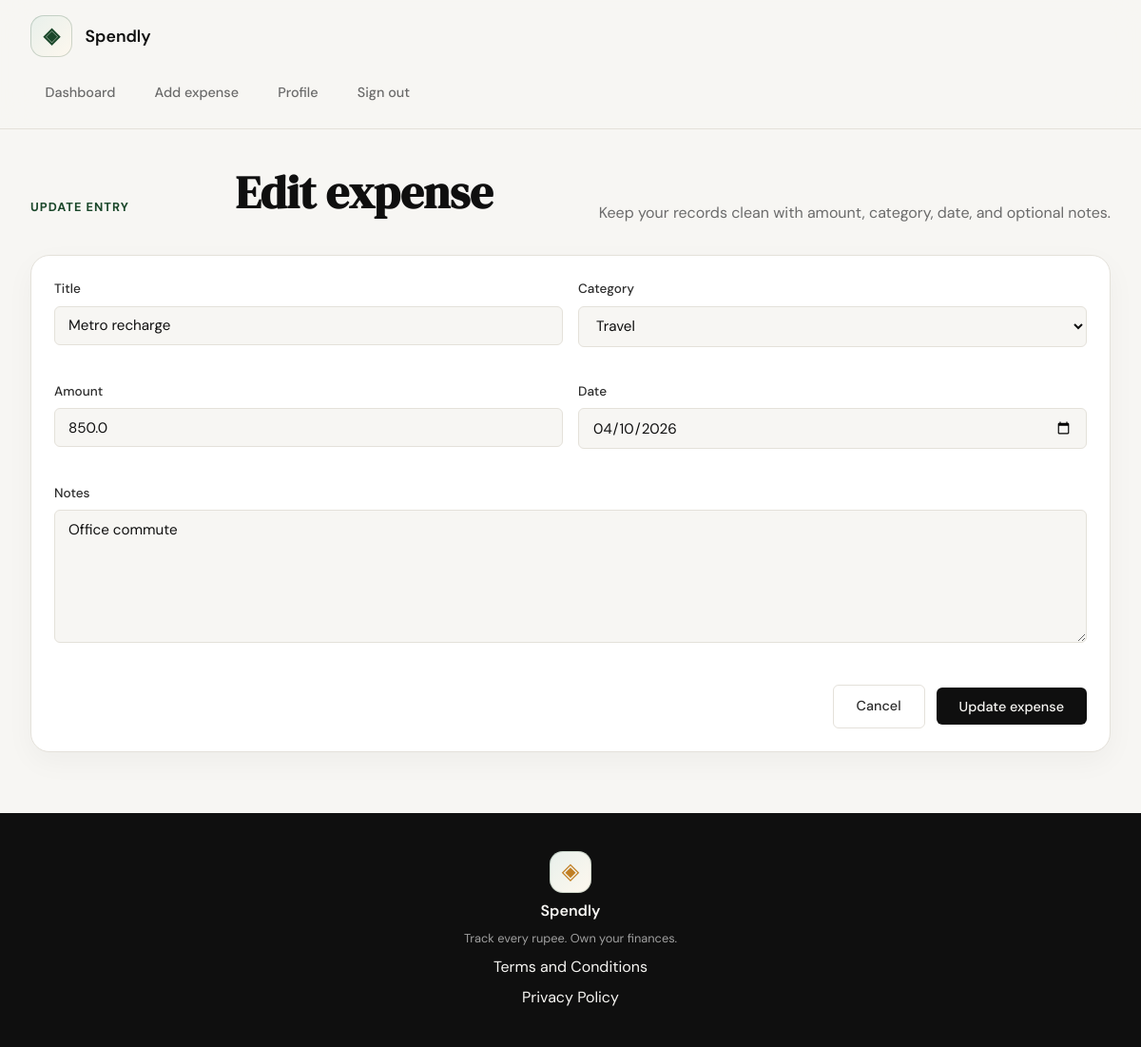
The page /expenses/3/edit (signed in) on the database its author committed.
### tables this page shows
CREATE TABLE expenses (
                id INTEGER PRIMARY KEY AUTOINCREMENT,
                user_id INTEGER NOT NULL,
                title TEXT NOT NULL,
                category TEXT NOT NULL,
                amount REAL NOT NULL CHECK(amount > 0),
                expense_date TEXT NOT NULL,
                notes TEXT,
                created_at TEXT NOT NULL DEFAULT CURRENT_TIMESTAMP,
                FOREIGN KEY (user_id) REFERENCES users(id) ON DELETE CASCADE
            );

### app.py (the view, shortened to what this page needs)
@app.route("/expenses/<int:id>/edit", methods=["GET", "POST"])
@login_required
def edit_expense(id):
    expense = get_expense_by_id(id, g.user["id"])
    if expense is None:
        abort(404)
    return render_template("expense_form.html", form_mode="edit", expense=expense, expense_id=id)

### app.py (called while the page is built)
def login_required(view):
    @wraps(view)
    def wrapped_view(*args, **kwargs):
        if g.user is None:
            flash("Please sign in to continue.", "error")
            return redirect(url_for("login"))
        return view(*args, **kwargs)
    return wrapped_view

@app.before_request
def load_current_user():
    user_id = session.get("user_id")
    g.user = get_user_by_id(user_id) if user_id else None

@app.context_processor
def inject_globals():
    return {"categories": CATEGORIES}

### database/db.py (called while the page is built)
def get_db():
    conn = sqlite3.connect(DATABASE)
    conn.row_factory = sqlite3.Row
    conn.execute("PRAGMA foreign_keys = ON")
    return conn

def get_user_by_id(user_id):
    with get_db() as db:
        return db.execute(
            "SELECT * FROM users WHERE id = ?",
            (user_id,),
        ).fetchone()

def get_expense_by_id(expense_id, user_id):
    with get_db() as db:
        return db.execute(
            """
            SELECT *
            FROM expenses
            WHERE id = ? AND user_id = ?
            """,
            (expense_id, user_id),
        ).fetchone()

### templates/expense_form.html (shortened to what this page needs)
{% extends "base.html" %}
{% block content %}
<section class="editor-page">
    <div class="editor-shell">
        <div class="editor-header">
            <p class="dashboard-eyebrow">{{ "New entry" if form_mode == "add" else "Update entry" }}</p>
            <h1 class="dashboard-title">{{ "Add an expense" if form_mode == "add" else "Edit expense" }}</h1>
            <p class="dashboard-subtitle">Keep your records clean with amount, category, date, and optional notes.</p>
        </div>
        <div class="editor-card">
            <form method="POST" action="{{ url_for('add_expense') if form_mode == 'add' else url_for('edit_expense', id=expense_id) }}">
                <div class="form-grid">
                    <div class="form-group">
                        <label for="title">Title</label>
                        <input
                            type="text"
                            id="title"
                            name="title"
                            class="form-input"
                            placeholder="Groceries, Uber, Rent"
                            value="{{ expense['title'] if expense else '' }}"
                            required>
                    </div>
                    <div class="form-group">
                        <label for="category">Category</label>
                        <select id="category" name="category" class="form-input" required>
                            {% for category in categories %}
                            <option value="{{ category }}" {% if expense and expense["category"] == category %}selected{% endif %}>
                                {{ category }}
                            </option>
                            {% endfor %}
                        </select>
                    </div>
                    <div class="form-group">
                        <label for="amount">Amount</label>
                        <input
                            type="number"
                            step="0.01"
                            min="0.01"
                            id="amount"
                            name="amount"
                            class="form-input"
                            placeholder="0.00"
                            value="{{ expense['amount'] if expense else '' }}"
                            required>
                    </div>
                    <div class="form-group">
                        <label for="expense_date">Date</label>
                        <input
                            type="date"
                            id="expense_date"
                            name="expense_date"
                            class="form-input"
                            value="{{ expense['expense_date'] if expense else '' }}"
                            required>
                    </div>
                </div>
                <div class="form-group">
                    <label for="notes">Notes</label>
                    <textarea
                        id="notes"
                        name="notes"
                        class="form-input form-textarea"
                        placeholder="Optional details">{{ expense['notes'] if expense and expense['notes'] else '' }}</textarea>
                </div>
                <div class="editor-actions">
                    <a href="{{ url_for('dashboard') }}" class="btn-ghost">Cancel</a>
                    <button type="submit" class="btn-primary">{{ "Save expense" if form_mode == "add" else "Update expense" }}</button>
                </div>
            </form>
        </div>
    </div>
</section>
{% endblock %}

### static/css/style.css (style rules this page uses)
:root { --ink: #0f0f0f; --ink-soft: #2d2d2d; --ink-muted: #6b6b6b; --ink-faint: #a0a0a0; --paper: #f7f6f3; --paper-warm: #f0ede6; --paper-card: #ffffff; --accent: #1a472a; --accent-light: #e8f0eb; --accent-2: #c17f24; --accent-2-light: #fdf3e3; --danger: #c0392b; --danger-light: #fdecea; --border: #e4e1da; --border-soft: #eeebe4; --font-display: 'DM Serif Display', Georgia, serif; --font-body: 'DM Sans', system-ui, sans-serif; --max-width: 1200px; --auth-width: 440px; --radius-sm: 6px; --radius-md: 12px; --radius-lg: 20px; }
*, *::before, *::after { box-sizing: border-box; margin: 0; padding: 0; }
html { font-size: 16px; scroll-behavior: smooth; }
body { background: var(--paper); color: var(--ink); font-family: var(--font-body); font-size: 1rem; line-height: 1.6; -webkit-font-smoothing: antialiased; }
a { color: inherit; text-decoration: none; }
.btn-primary { display: inline-block; background: var(--ink); color: var(--paper); padding: 0.65rem 1.5rem; border-radius: var(--radius-sm); font-family: var(--font-body); font-size: 0.9rem; font-weight: 500; cursor: pointer; border: none; transition: background 0.2s; text-decoration: none; }
.btn-ghost { display: inline-block; background: transparent; color: var(--ink-soft); padding: 0.65rem 1.5rem; border-radius: var(--radius-sm); font-size: 0.9rem; font-weight: 500; border: 1px solid var(--border); transition: all 0.2s; text-decoration: none; }
.form-group { margin-bottom: 1.25rem; }
.form-group label { display: block; font-size: 0.85rem; font-weight: 500; color: var(--ink-soft); margin-bottom: 0.4rem; }
.form-input { width: 100%; padding: 0.6rem 0.875rem; border: 1px solid var(--border); border-radius: var(--radius-sm); font-family: var(--font-body); font-size: 0.95rem; color: var(--ink); background: var(--paper); outline: none; transition: border-color 0.2s; }
.form-input::placeholder { color: var(--ink-faint); }
.dashboard-shell, .editor-shell { max-width: var(--max-width); margin: 0 auto; }
.dashboard-header, .editor-header { display: flex; justify-content: space-between; gap: 1.5rem; align-items: end; margin-bottom: 2rem; }
.dashboard-eyebrow { color: var(--accent); font-size: 0.8rem; font-weight: 700; text-transform: uppercase; letter-spacing: 0.08em; margin-bottom: 0.5rem; }
.dashboard-title { font-family: var(--font-display); font-size: clamp(2rem, 4vw, 3rem); line-height: 1.1; margin-bottom: 0.5rem; }
.dashboard-subtitle { color: var(--ink-muted); max-width: 620px; }
.stat-panel, .dashboard-card, .editor-card { background: var(--paper-card); border: 1px solid var(--border); border-radius: var(--radius-lg); box-shadow: 0 10px 30px rgba(0, 0, 0, 0.04); }
.dashboard-card, .editor-card { padding: 1.5rem; }
.editor-page { padding: 2.5rem 2rem 4rem; }
.editor-card form { display: flex; flex-direction: column; gap: 1rem; }
.form-grid { display: grid; grid-template-columns: repeat(2, 1fr); gap: 1rem; }
.form-textarea { min-height: 140px; resize: vertical; }
.editor-actions { display: flex; justify-content: flex-end; gap: 0.75rem; align-items: center; }

### rows shown on the page
expenses: title "Metro recharge", category "Travel", amount "850.0", expense_date "04/10/2026", notes "Office commute"

### other values the page prints
{{ "New entry" if form_mode == "add" else "Update entry" }} "UPDATE ENTRY"
{{ "Add an expense" if form_mode == "add" else "Edit expense" }} "Edit expense"
{{ "Save expense" if form_mode == "add" else "Update expense" }} "Update expense"
